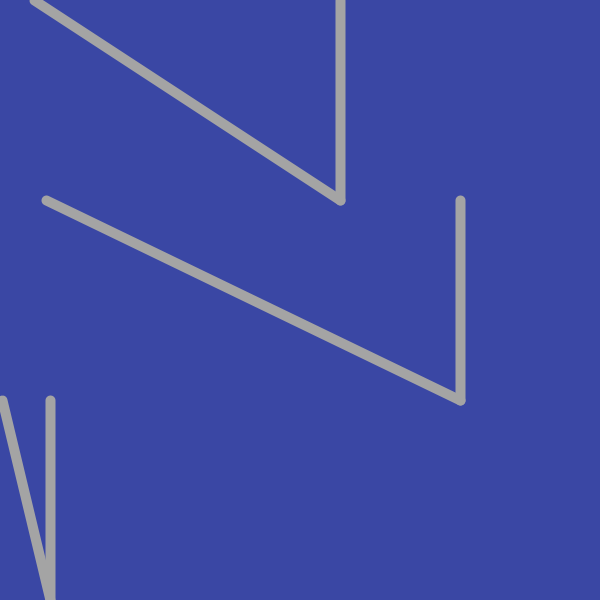
Frame 1 (no input)
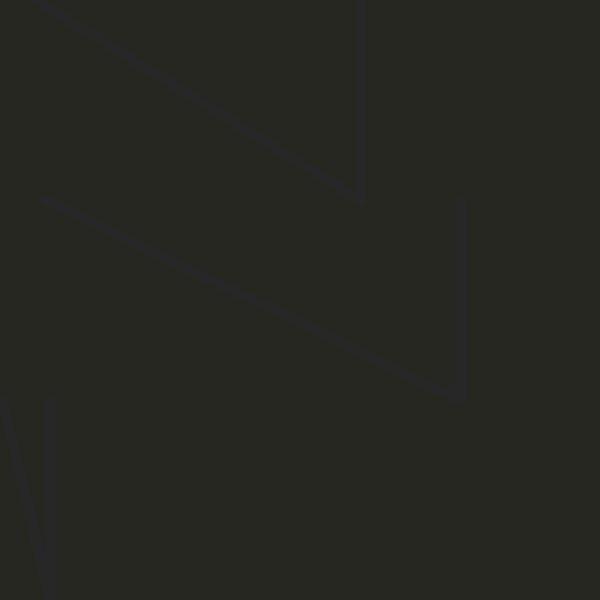
Frame 60 (the mouse pressed at the canvas centre just before this capture)
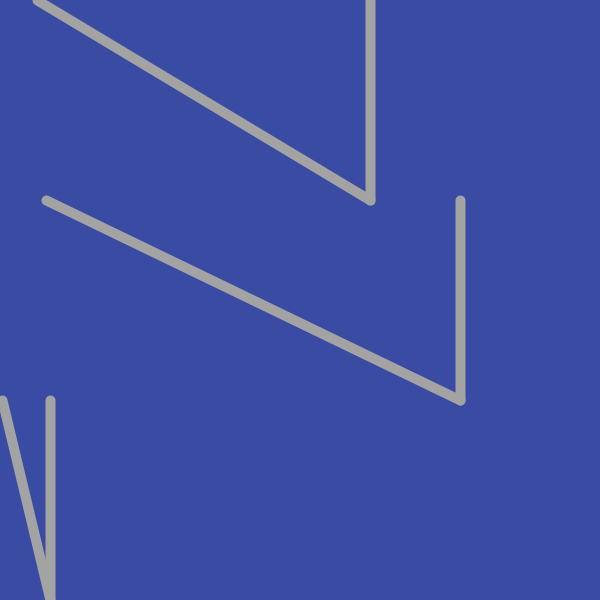
Frame 120 (the mouse held since frame 60 and released just before this capture)

The Processing sketch that drew these frames (run headless with seeded random() and noise(); from frame 60 on, the mouse is pressed at the canvas centre):

// Processing sketch: processing_80503
// ── processing_80503.pde


void setup() {
    size (600, 600);
}
    
  
  
  void draw() {
  colorMode (HSB);
  float R = random (255);
  background(R, R, R, 200);
  int s = second();  // Values from 0 - 59
  int m = minute();  // Values from 0 - 59
  int h = hour();    // Values from 0 - 23
  
  colorMode (RGB);

 fill (255, 0, 0);
  strokeWeight (10);
  stroke(R);
  
  line(s*10, 0, s*10, 200);
  line(m*10, 200, m*10, 400);
  line(h*25, 400, h*25, 600);
  
if ( second() > 30) {
  line(s, 0, s*10, 200);
  line(m, 200, m*10, 400);
  line(h, 400, h*25, 600);
  }
else {
  line(s*10, 0, s*-10, 200);
  line(m*10, 200, m*-10, 400);
  line(h*25, 400, h*-25, 600);

  }

  }
